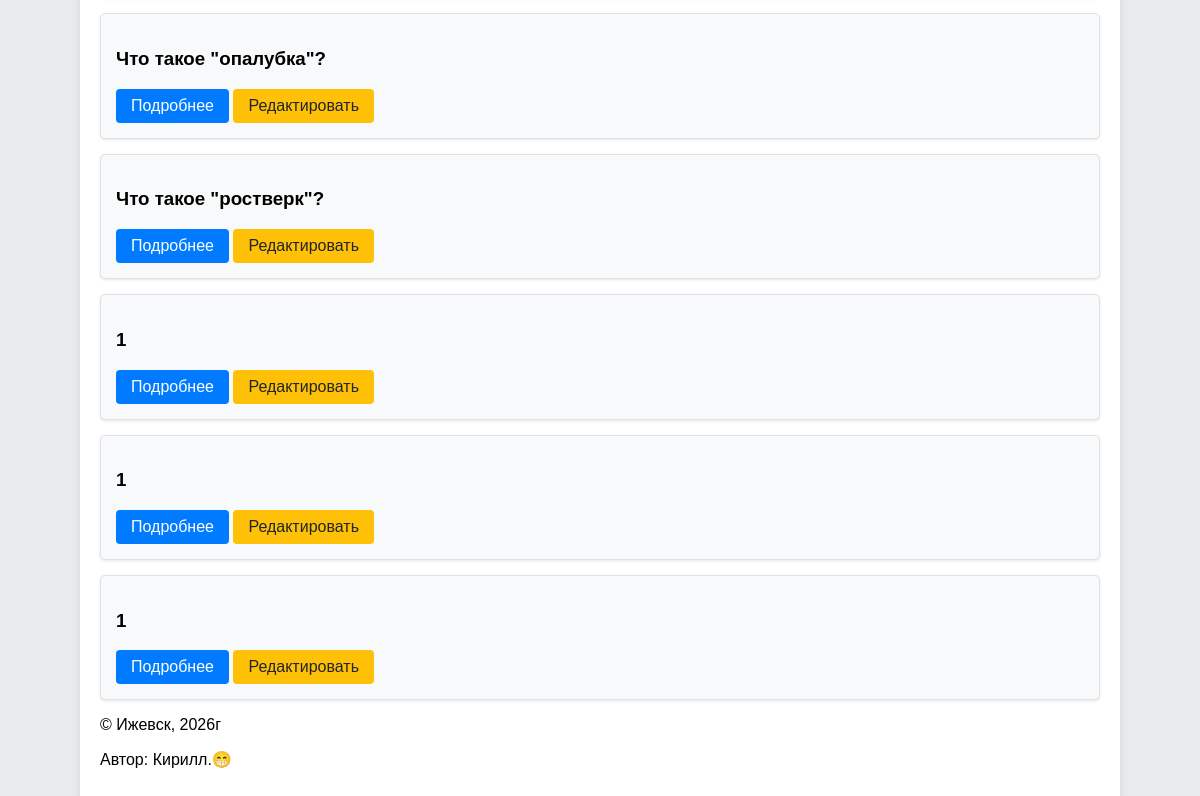
Before: / (lower part) with the older database file.
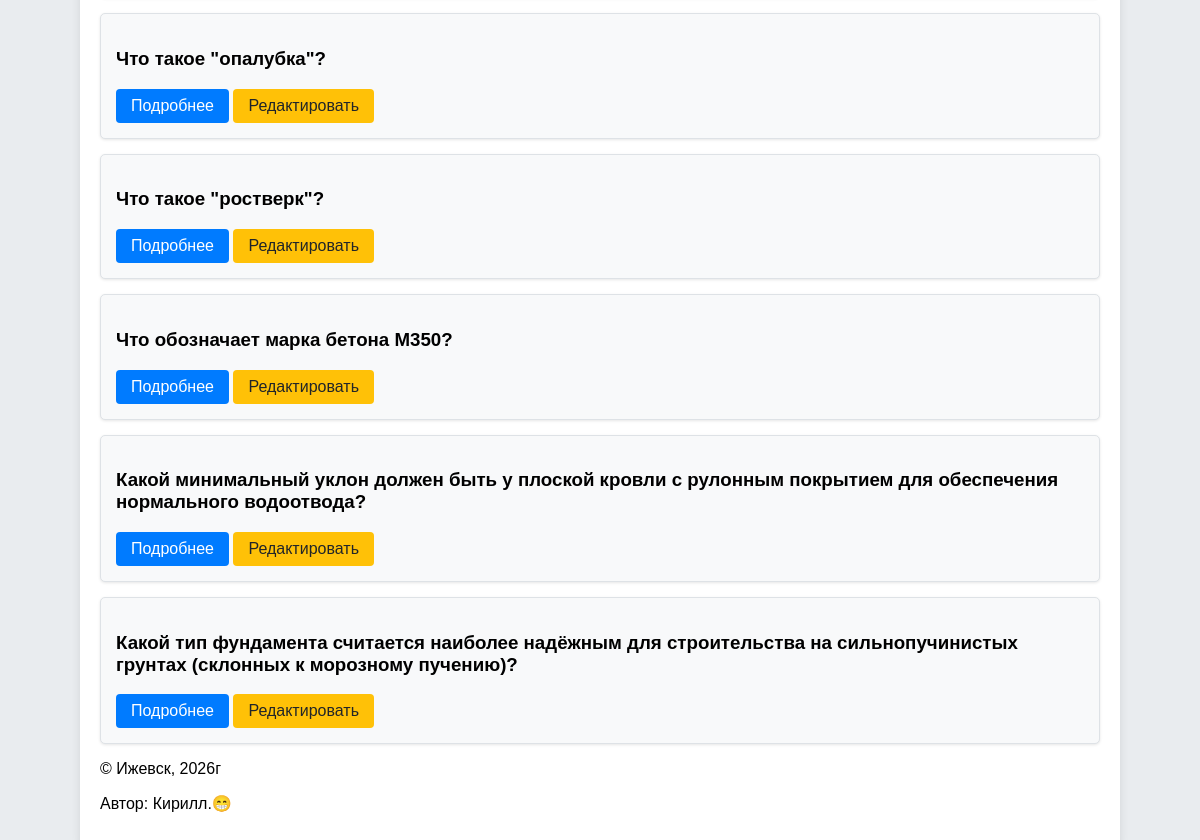
After: the same page with the newer database file.
### quiz/models.py (models this page shows, shortened)
class Question(models.Model):
    question_text = models.CharField(max_length=500, verbose_name="Текст вопроса")
    option1 = models.CharField(max_length=200, verbose_name="Вариант 1")
    option2 = models.CharField(max_length=200, verbose_name="Вариант 2")
    option3 = models.CharField(max_length=200, verbose_name="Вариант 3")
    option4 = models.CharField(max_length=200, verbose_name="Вариант 4")
    correct_option = models.PositiveSmallIntegerField(verbose_name="Правильный вариант (1-4)")
    explanation = models.TextField(verbose_name="Пояснение")
    class Meta:
        verbose_name = "Вопрос"
        verbose_name_plural = "Вопросы"

### quiz/views.py (the view)
# urls.py: path("", views.question_list, name="question_list"),
def question_list(request):
    form = SearchForm(request.GET)
    query = request.GET.get("query", "")
    if query:
        questions = Question.objects.filter(question_text__icontains=query)
    else:
        questions = Question.objects.all()
    return render(
        request,
        "quiz/question_list.html",
        {
            "questions": questions,
            "form": form,
            "query": query,
        },
    )

### templates/quiz/question_list.html (shortened to what this page needs)
{% extends 'base.html' %}
{% block content %}
{% for q in questions %}
    <div class="card">
        <h3>{{ q.question_text }}</h3>
        <a href="{% url 'quiz:question_detail' q.id %}" class="btn">Подробнее</a>
        <a href="{% url 'quiz:question_edit' q.id %}" class="btn btn-warning">Редактировать</a>
    </div>
{% empty %}
    <p>Вопросов не найдено.</p>
{% endfor %}
{% endblock %}

Changed rows visible on the page:
changed Question: question_text "1" → "Что обозначает марка бетона М350?"
changed Question: question_text "1" → "Какой минимальный уклон должен быть у плоской кровли с рулонным покрытием для обеспечения нормального водоотвода?"
changed Question: question_text "1" → "Какой тип фундамента считается наиболее надёжным для строительства на сильнопучинистых грунтах (склонных к морозному пучению)?"
